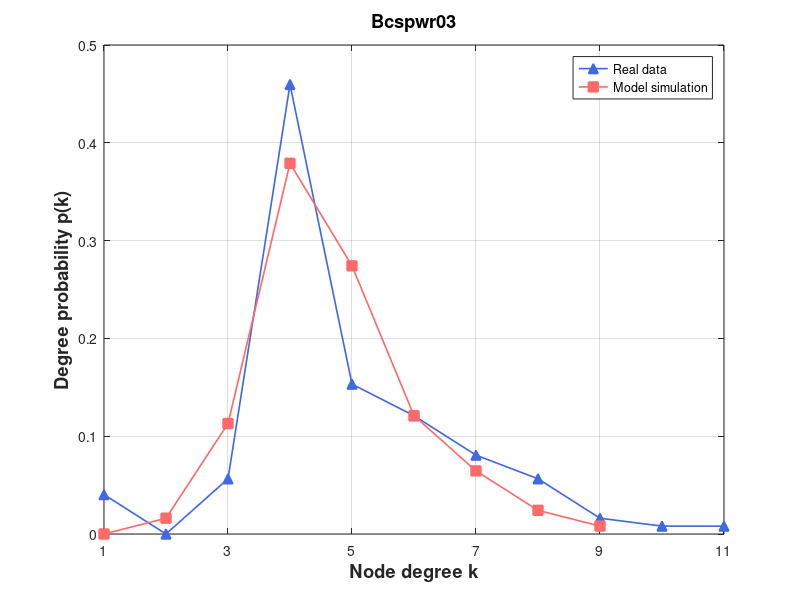

This figure's MATLAB source:
% Create some data
% 定义度数直方图

degree_hist1 = [0, 5, 0, 7, 57, 19, 15, 10, 7, 2, 1, 1];
degree_hist2 = [0, 0, 2, 14, 47, 34, 15, 8, 3,1];

% 将度数直方图转换为浮点型数组
 [0, 105, 92, 79, 51, 47, 24, 14, 6, 5, 2, 3, 4, 2, 1, 1, 1, 1, 2]
degree_hist1 = double(degree_hist1);
degree_hist2 = double(degree_hist2);

degree1 = degree_hist1(2:end);
degree2 = degree_hist2(2:end);
% 计算度数概率
degree_prob1 = degree1 / sum(degree1);
degree_prob2 = degree2 / sum(degree2);

figure

set(gca, 'FontSize', 12);

  
plot(1:length(degree_prob1), degree_prob1, '^-','Color',[65/256,105/256,225/256],'LineWidth',1.2,'Markersize',7,'MarkerFaceColor',[65/256,105/256,225/256])

hold on
%plot(eb, predictionData,'ro-','LineWidth',1.2,'Markersize',7,'MarkerFaceColor','r')
%plot(eb, predictionData, 's-','Color',[171/256,130/256,255/256],'LineWidth',1.2,'Markersize',7,'MarkerFaceColor',[171/256,130/256,255/256]) 
%plot(eb, epsilon7, 's-','Color',[0/256,206/256,209/256],'LineWidth',1.2,'Markersize',7,'MarkerFaceColor',[0/256,206/256,209/256])

%plot(eb, size700, 's-','Color',[171/256,130/256,255/256],'LineWidth',1.2,'Markersize',7,'MarkerFaceColor',[171/256,130/256,255/256]) %Purple
plot(1:length(degree_prob2), degree_prob2, 's-','Color',[255/256,106/256,106/256],'LineWidth',1.2,'Markersize',7,'MarkerFaceColor',[255/256,106/256,106/256])



% Turn on the grid
grid on

% Add title and axis labels
%title('Performance of Baseband QPSK')
xlabel('Node degree k','FontSize',13.2,'FontWeight','bold')
ylabel('Degree probability p(k)','FontSize',13.2,'FontWeight','bold')
legend('Real data', 'Model simulation')
% title('Wikibooks (Initial)', 'FontSize', 13.2, 'FontWeight', 'bold')
title('Bcspwr03', 'FontSize', 13.2, 'FontWeight', 'bold')
% axis([0.03 1.02 0 0.35])
%set(gca,'xtick',[xmin:step:xmax])
% set(gca,'xtick',[1:1000:11000])
set(gca,'xtick', 1:2:max(length(degree_prob1),length(degree_prob2)))
% set(gca,'xticklabels',{'0','0.16','0.32','0.48','0.64','0.80'});
%set(gca,'ytick',[0:0.05:0.35])
xlim([1 max(length(degree_prob1),length(degree_prob2))])
%set(gca,'xscale','log')